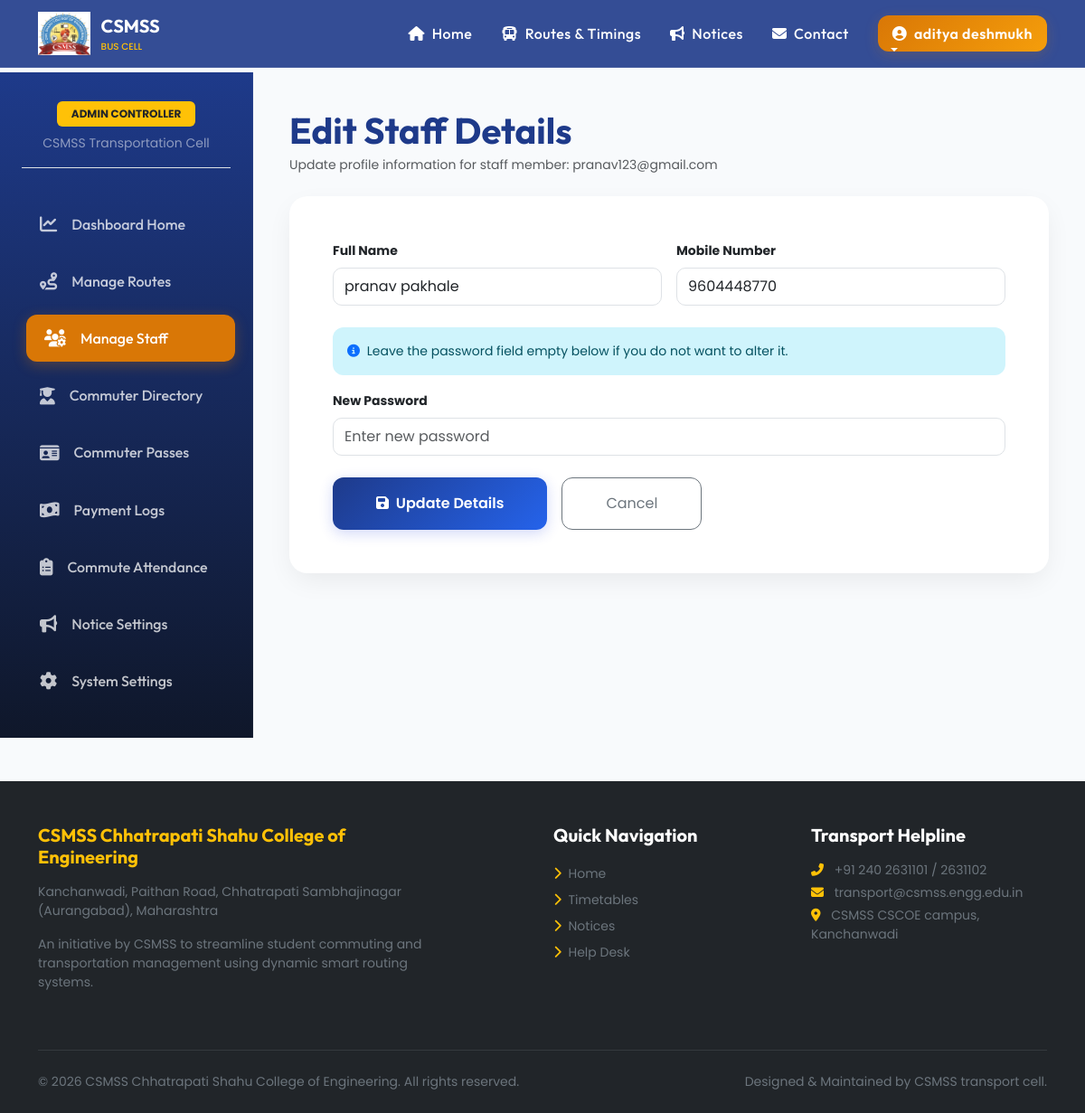
Page /admin/staff/edit/2 (signed in) on the committed database.
### models.py (models this page shows, shortened)
class User(db.Model, UserMixin):
    id = db.Column(db.Integer, primary_key=True)
    name = db.Column(db.String(100), nullable=False)
    email = db.Column(db.String(120), unique=True, nullable=False)
    password_hash = db.Column(db.String(256), nullable=False)
    role = db.Column(db.String(20), nullable=False)  # 'admin', 'staff', 'student'
    phone = db.Column(db.String(15), nullable=True)
    created_at = db.Column(db.DateTime, default=datetime.utcnow)

### app.py (the view, shortened to what this page needs)
@app.route('/admin/staff/edit/<int:id>', methods=['GET', 'POST'])
@login_required
@role_required('admin')
def admin_edit_staff(id):
    staff = User.query.get_or_404(id)
    return render_template('admin/staff_edit.html', staff=staff)

### app.py (called while the page is built, shortened)
@login_manager.user_loader
def load_user(user_id):
    return User.query.get(int(user_id))

def role_required(*roles):
    def decorator(f):
        @wraps(f)
        def decorated_function(*args, **kwargs):
            if not current_user.is_authenticated:
                return redirect(url_for('login'))
            return f(*args, **kwargs)
        return decorated_function
    return decorator

@app.context_processor
def inject_branding():
    return {
        'college_name': 'CSMSS Chhatrapati Shahu College of Engineering',
        'college_address': 'Kanchanwadi, Paithan Road, Chhatrapati Sambhajinagar (Aurangabad), Maharashtra',
        'current_year': datetime.now().year
    }

### templates/admin/staff_edit.html (shortened to what this page needs)
{% extends "base.html" %}
{% block content %}
<div class="dashboard-container">
    <div class="sidebar-glass no-print">
        <div class="text-center mb-4 pb-3 border-bottom">
            <span class="badge bg-warning text-dark px-3 py-2 text-uppercase fw-bold">Admin Controller</span>
            <p class="small text-white-50 mt-2 mb-0">CSMSS Transportation Cell</p>
        </div>
        <a href="{{ url_for('admin_dashboard') }}" class="sidebar-link"><i class="fas fa-chart-line"></i> Dashboard Home</a>
        <a href="{{ url_for('admin_routes') }}" class="sidebar-link"><i class="fas fa-route"></i> Manage Routes</a>
        <a href="{{ url_for('admin_staff') }}" class="sidebar-link active"><i class="fas fa-users-cog"></i> Manage Staff</a>
        <a href="{{ url_for('admin_students') }}" class="sidebar-link"><i class="fas fa-user-graduate"></i> Commuter Directory</a>
        <a href="{{ url_for('admin_passes') }}" class="sidebar-link"><i class="fas fa-id-card"></i> Commuter Passes</a>
        <a href="{{ url_for('admin_payments') }}" class="sidebar-link"><i class="fas fa-money-bill-wave"></i> Payment Logs</a>
        <a href="{{ url_for('admin_attendance') }}" class="sidebar-link"><i class="fas fa-clipboard-list"></i> Commute Attendance</a>
        <a href="{{ url_for('admin_notices') }}" class="sidebar-link"><i class="fas fa-bullhorn"></i> Notice Settings</a>
        <a href="{{ url_for('admin_settings') }}" class="sidebar-link"><i class="fas fa-cog"></i> System Settings</a>
    </div>
    <div class="dashboard-content">
        <div class="mb-4">
            <h1 class="fw-bold mb-1" style="font-family:'Outfit';">Edit Staff Details</h1>
            <p class="text-muted small">Update profile information for staff member: {{ staff.email }}</p>
        </div>
        <div class="card card-premium p-5 border-0">
            <form action="{{ url_for('admin_edit_staff', id=staff.id) }}" method="POST">
                <div class="row g-3 mb-4">
                    <div class="col-md-6">
                        <label class="form-label small fw-bold">Full Name</label>
                        <input type="text" class="form-control py-2" name="name" value="{{ staff.name }}" required style="border-radius:10px;">
                    </div>
                    <div class="col-md-6">
                        <label class="form-label small fw-bold">Mobile Number</label>
                        <input type="tel" class="form-control py-2" name="phone" value="{{ staff.phone or '' }}" placeholder="Enter phone" style="border-radius:10px;">
                    </div>
                </div>
                <div class="alert alert-info border-0 p-3 small" style="border-radius: 12px;">
                    <i class="fas fa-info-circle me-1 text-primary"></i> Leave the password field empty below if you do not want to alter it.
                </div>
                <div class="row g-3 mb-4">
                    <div class="col-md-12">
                        <label class="form-label small fw-bold">New Password</label>
                        <input type="password" class="form-control py-2" name="password" placeholder="Enter new password" style="border-radius:10px;">
                    </div>
                </div>
                <div class="d-flex gap-3">
                    <button type="submit" class="btn btn-csmss-primary py-3 px-5"><i class="fas fa-save me-1"></i> Update Details</button>
                    <a href="{{ url_for('admin_staff') }}" class="btn btn-outline-secondary py-3 px-5" style="border-radius: 12px;">Cancel</a>
                </div>
            </form>
        </div>
    </div>
</div>
{% endblock %}

### templates/base.html (shortened to what this page needs)
<!DOCTYPE html>
<html lang="en">
<head>
    <link href="https://cdnjs.cloudflare.com/ajax/libs/font-awesome/6.4.0/css/all.min.css" rel="stylesheet">
    <link href="https://cdn.jsdelivr.net/npm/bootstrap@5.3.0/dist/css/bootstrap.min.css" rel="stylesheet">
    <link rel="stylesheet" href="{{ url_for('static', filename='css/style.css') }}">
</head>
<body>
    <nav class="navbar navbar-expand-lg navbar-dark navbar-glass fixed-top no-print">
        <div class="container">
            <a class="navbar-brand d-flex align-items-center" href="{{ url_for('home') }}">
                <img src="{{ url_for('static', filename='images/logo.png') }}" alt="CSMSS Logo">
                <div>
                    <span class="d-block fw-bold fs-5 text-white" style="font-family: 'Outfit';">CSMSS</span>
                    <span class="d-block text-warning" style="font-size: 0.65rem; font-weight: 500;">BUS CELL</span>
                </div>
            </a>
            <div class="collapse navbar-collapse" id="mainNavbar">
                <ul class="navbar-nav ms-auto mb-2 mb-lg-0 align-items-center">
                    <li class="nav-item">
                        <a class="nav-link text-white" href="{{ url_for('home') }}"><i class="fas fa-home me-1"></i> Home</a>
                    </li>
                    <li class="nav-item">
                        <a class="nav-link text-white" href="{{ url_for('schedules') }}"><i class="fas fa-bus me-1"></i> Routes & Timings</a>
                    </li>
                    <li class="nav-item">
                        <a class="nav-link text-white" href="{{ url_for('notices_list') }}"><i class="fas fa-bullhorn me-1"></i> Notices</a>
                    </li>
                    <li class="nav-item">
                        <a class="nav-link text-white" href="{{ url_for('contact') }}"><i class="fas fa-envelope me-1"></i> Contact</a>
                    </li>
                    {% if current_user.is_authenticated %}
                        <li class="nav-item dropdown ms-lg-3">
                            <a class="nav-link dropdown-toggle btn btn-csmss-secondary text-white px-3" href="#" id="userDropdown" role="button" data-bs-toggle="dropdown">
                                <i class="fas fa-user-circle me-1"></i> {{ current_user.name }}
                            </a>
                        </li>
                    {% endif %}
                </ul>
            </div>
        </div>
    </nav>
    <div style="margin-top: 80px;">
        {% block content %}{% endblock %}
    </div>
    <footer class="bg-dark text-light pt-5 pb-4 mt-5 no-print" style="border-top: 5px solid var(--secondary-color);">
        <div class="container">
            <div class="row">
                <div class="col-md-5 mb-4">
                    <h5 class="text-warning fw-bold mb-3">{{ college_name }}</h5>
                    <p class="text-secondary small">{{ college_address }}</p>
                    <p class="small text-secondary mt-3">An initiative by CSMSS to streamline student commuting and transportation management using dynamic smart routing systems.</p>
                </div>
                <div class="col-md-3 mb-4 ms-auto">
                    <h5 class="text-white fw-bold mb-3">Quick Navigation</h5>
                    <ul class="list-unstyled">
                        <li><a href="{{ url_for('home') }}" class="text-secondary text-decoration-none small d-block py-1 hover-link"><i class="fas fa-chevron-right me-1 text-warning"></i> Home</a></li>
                        <li><a href="{{ url_for('schedules') }}" class="text-secondary text-decoration-none small d-block py-1 hover-link"><i class="fas fa-chevron-right me-1 text-warning"></i> Timetables</a></li>
                        <li><a href="{{ url_for('notices_list') }}" class="text-secondary text-decoration-none small d-block py-1 hover-link"><i class="fas fa-chevron-right me-1 text-warning"></i> Notices</a></li>
                        <li><a href="{{ url_for('contact') }}" class="text-secondary text-decoration-none small d-block py-1 hover-link"><i class="fas fa-chevron-right me-1 text-warning"></i> Help Desk</a></li>
                    </ul>
                </div>
                <div class="col-md-3 mb-4">
                    <h5 class="text-white fw-bold mb-3">Transport Helpline</h5>
                    <p class="small text-secondary mb-1"><i class="fas fa-phone-alt text-warning me-2"></i> +91 240 2631101 / 2631102</p>
                    <p class="small text-secondary mb-1"><i class="fas fa-envelope text-warning me-2"></i> transport@csmss.engg.edu.in</p>
                    <p class="small text-secondary mb-1"><i class="fas fa-map-marker-alt text-warning me-2"></i> CSMSS CSCOE campus, Kanchanwadi</p>
                </div>
            </div>
            <hr class="border-secondary mt-4 mb-4">
            <div class="row align-items-center">
                <div class="col-md-6">
                    <p class="small text-secondary mb-0">&copy; {{ current_year }} CSMSS Chhatrapati Shahu College of Engineering. All rights reserved.</p>
                </div>
                <div class="col-md-6 text-md-end">
                    <p class="small text-secondary mb-0">Designed & Maintained by CSMSS transport cell.</p>
                </div>
            </div>
        </div>
    </footer>
</body>
</html>

### static/css/style.css (style rules this page uses)
body { font-family: 'Poppins', sans-serif; background-color: #f8fafc; color: #334155; overflow-x: hidden; scroll-behavior: smooth; }
h1, h2, h3, h4, h5, h6 { font-family: 'Outfit', sans-serif; font-weight: 700; color: #1e3a8a; }
.navbar-glass { background: rgba(30, 58, 138, 0.9); backdrop-filter: blur(10px); -webkit-backdrop-filter: blur(10px); border-bottom: 1px solid rgba(255, 255, 255, 0.1); transition: all 0.3s ease; }
.navbar-brand img { height: 48px; margin-right: 12px; }
.nav-link { font-family: 'Outfit', sans-serif; font-weight: 500; letter-spacing: 0.5px; padding: 0.5rem 1rem !important; position: relative; }
.nav-link::after { content: ''; position: absolute; width: 0; height: 2px; bottom: 0; left: 10px; background-color: #d97706; transition: width 0.3s ease; }
.dashboard-container { display: flex; min-height: 92vh; }
.sidebar-glass { width: 280px; background: linear-gradient(180deg, #1e3a8a 0%, #0f172a 100%); color: #ffffff; padding: 2rem 1.5rem; display: flex; flex-direction: column; gap: 0.75rem; border-right: 1px solid rgba(255, 255, 255, 0.05); }
.sidebar-link { display: flex; align-items: center; gap: 1rem; padding: 0.85rem 1.25rem; border-radius: 12px; color: rgba(255, 255, 255, 0.75); text-decoration: none; font-weight: 500; font-family: 'Outfit', sans-serif; transition: all 0.3s cubic-bezier(0.4, 0, 0.2, 1); }
.sidebar-link i { font-size: 1.2rem; }
.sidebar-link:hover, .sidebar-link.active { background: rgba(255, 255, 255, 0.1); color: #ffffff; transform: translateX(5px); }
.sidebar-link.active { background: #d97706; color: #ffffff; box-shadow: 0 4px 15px rgba(217, 119, 6, 0.3); }
.dashboard-content { flex: 1; padding: 2.5rem; background-color: #f8fafc; }
.card-premium { background: #ffffff; border: none; border-radius: 20px; box-shadow: 0 10px 30px -5px rgba(0, 0, 0, 0.08); transition: all 0.4s cubic-bezier(0.16, 1, 0.3, 1); overflow: hidden; }
.btn-csmss-primary { background: linear-gradient(135deg, #1e3a8a 0%, #2563eb 100%); color: #ffffff; border: none; border-radius: 12px; padding: 0.75rem 1.5rem; font-weight: 600; box-shadow: 0 4px 15px rgba(30, 58, 218, 0.2); transition: all 0.3s ease; }
.btn-csmss-secondary { background: linear-gradient(135deg, #d97706 0%, #f59e0b 100%); color: #ffffff; border: none; border-radius: 12px; padding: 0.75rem 1.5rem; font-weight: 600; box-shadow: 0 4px 15px rgba(217, 119, 6, 0.2); transition: all 0.3s ease; }

### rows in the picture
User: name "aditya deshmukh"
User: email "pranav123@gmail.com", name "pranav pakhale", phone "9604448770"

### other values in the picture
{{ college_name }} "CSMSS Chhatrapati Shahu College of Engineering"
{{ college_address }} "Kanchanwadi, Paithan Road, Chhatrapati Sambhajinagar (Aurangabad), Maharashtra"
